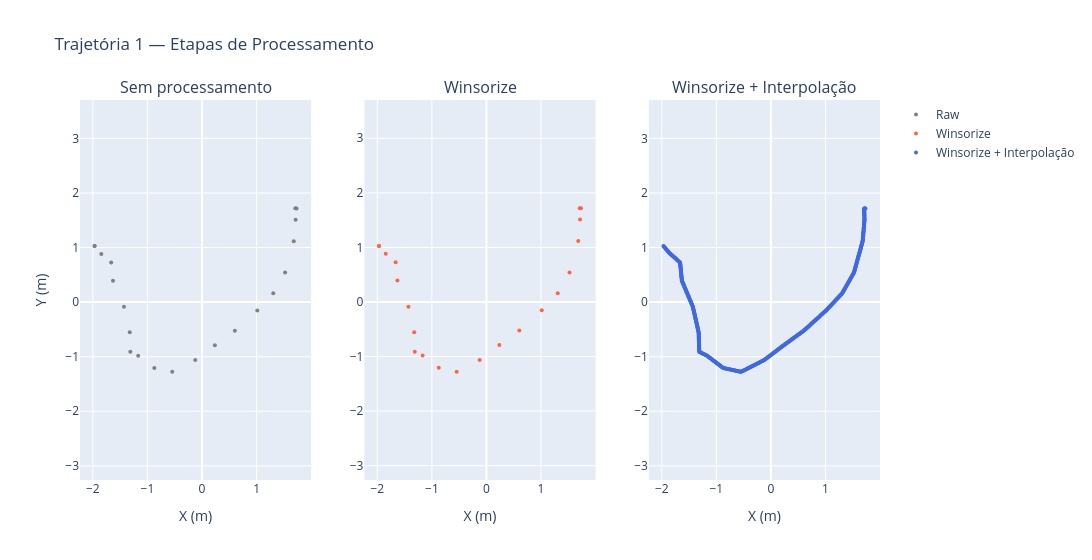

This figure's notebook cell:
### Markdown cell above
**Verificação — Trajetórias 2 câmeras (winsorize):** comparação entre sem processamento, winsorize e após interpolação.

### Code cell
_df = paths_df[0]
_raw_x = _df['pos_x'].values
_raw_y = _df['pos_y'].values

_wins_x = np.array(winsorize(_df['pos_x'], limits=(0.01, 0.00)))
_wins_y = np.array(winsorize(_df['pos_y'], limits=(0.0, 0.05)))

_interp_x, _interp_y = paths_winsorized_2cam[0]

fig = make_subplots(rows=1, cols=3, subplot_titles=[
    "Sem processamento",
    "Winsorize",
    "Winsorize + Interpolação"
])

fig.add_trace(go.Scatter(
    x=_raw_x, y=_raw_y,
    mode='markers', name='Raw',
    marker=dict(color='gray', size=4)
), row=1, col=1)

fig.add_trace(go.Scatter(
    x=_wins_x, y=_wins_y,
    mode='markers', name='Winsorize',
    marker=dict(color='tomato', size=4)
), row=1, col=2)

fig.add_trace(go.Scatter(
    x=_interp_x, y=_interp_y,
    mode='markers', name='Winsorize + Interpolação',
    marker=dict(color='royalblue', size=4)
), row=1, col=3)

fig.update_xaxes(title_text='X (m)')
fig.update_yaxes(title_text='Y (m)', scaleanchor='x',  row=1, col=1)
fig.update_yaxes(scaleanchor='x2', row=1, col=2)
fig.update_yaxes(scaleanchor='x3', row=1, col=3)
fig.update_layout(title='Trajetória 1 — Etapas de Processamento', hovermode='closest', width=1300)
fig.show()

### Figure 1 — Plotly figure (JSON) as saved in the notebook; plotly's stock layout.template omitted (floating-point values rounded to 4 significant figures; data arrays with more than 128 entries replaced by an {"elided": "..."} marker saying what was removed)
{"data": [{"marker": {"color": "gray", "size": 4}, "mode": "markers", "name": "Raw", "type": "scatter", "x": [-1.969, -1.968, -1.845, -1.665, -1.631, -1.43, -1.324, -1.313, -1.17, -0.8743, -0.5455, -0.1243, 0.2362, 0.6018, 1.013, 1.306, 1.522, 1.682, 1.715, 1.71, 1.733], "xaxis": "x", "y": [1.027, 1.028, 0.8837, 0.7281, 0.3937, -0.085, -0.5538, -0.9109, -0.9822, -1.207, -1.277, -1.062, -0.7893, -0.5242, -0.1515, 0.1603, 0.5425, 1.116, 1.511, 1.721, 1.717], "yaxis": "y"}, {"marker": {"color": "tomato", "size": 4}, "mode": "markers", "name": "Winsorize", "type": "scatter", "x": [-1.969, -1.968, -1.845, -1.665, -1.631, -1.43, -1.324, -1.313, -1.17, -0.8743, -0.5455, -0.1243, 0.2362, 0.6018, 1.013, 1.306, 1.522, 1.682, 1.715, 1.71, 1.733], "xaxis": "x2", "y": [1.027, 1.028, 0.8837, 0.7281, 0.3937, -0.085, -0.5538, -0.9109, -0.9822, -1.207, -1.277, -1.062, -0.7893, -0.5242, -0.1515, 0.1603, 0.5425, 1.116, 1.511, 1.717, 1.717], "yaxis": "y2"}, {"marker": {"color": "royalblue", "size": 4}, "mode": "markers", "name": "Winsorize + Interpolação", "type": "scatter", "x": {"elided": "500 float values"}, "xaxis": "x3", "y": {"elided": "500 float values"}, "yaxis": "y3"}], "layout": {"annotations": [{"font": {"size": 16}, "showarrow": false, "text": "Sem processamento", "x": 0.1444, "xanchor": "center", "xref": "paper", "y": 1, "yanchor": "bottom", "yref": "paper"}, {"font": {"size": 16}, "showarrow": false, "text": "Winsorize", "x": 0.5, "xanchor": "center", "xref": "paper", "y": 1, "yanchor": "bottom", "yref": "paper"}, {"font": {"size": 16}, "showarrow": false, "text": "Winsorize + Interpolação", "x": 0.8556, "xanchor": "center", "xref": "paper", "y": 1, "yanchor": "bottom", "yref": "paper"}], "hovermode": "closest", "title": {"text": "Trajetória 1 — Etapas de Processamento"}, "width": 1300, "xaxis": {"anchor": "y", "domain": [0, 0.2889], "title": {"text": "X (m)"}}, "xaxis2": {"anchor": "y2", "domain": [0.3556, 0.6444], "title": {"text": "X (m)"}}, "xaxis3": {"anchor": "y3", "domain": [0.7111, 1], "title": {"text": "X (m)"}}, "yaxis": {"anchor": "x", "domain": [0, 1], "scaleanchor": "x", "title": {"text": "Y (m)"}}, "yaxis2": {"anchor": "x2", "domain": [0, 1], "scaleanchor": "x2"}, "yaxis3": {"anchor": "x3", "domain": [0, 1], "scaleanchor": "x3"}}}
